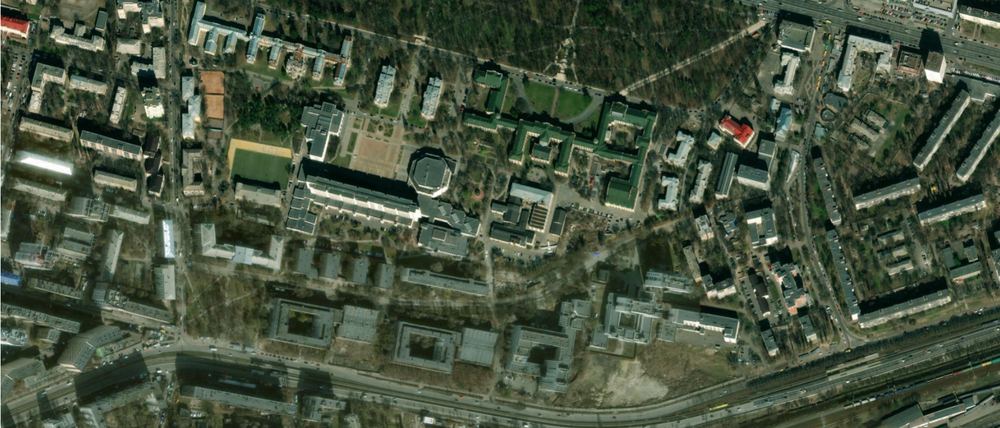
#> input picture lab 3/image bing2.png, 1000 x 428 px, shrunk from 1717 x 735 before the run
$ python main.py
#> lines starting #> are read from the running program, lines starting #| are printed output that depends on the picture; after the words box and inside, x2 and y2 are one past the last pixel; in counts of white or black regions, pixels touching at a corner belong together
import cv2
import numpy as np
import os
from typing import Any
import matplotlib.pyplot as plt
from PIL import Image, ImageEnhance

def enhance_brightness(pil_img: Image.Image) -> Image.Image:
    enhancer = ImageEnhance.Brightness(pil_img)
    return enhancer.enhance(1.2)

def detect_buildings(img: np.ndarray) -> tuple[np.ndarray, list[np.ndarray]]:
    hsv = cv2.cvtColor(img, cv2.COLOR_BGR2HSV)

    lower_color = np.array([0, 0, 100])
    upper_color = np.array([180, 50, 255])

    mask = cv2.inRange(hsv, lower_color, upper_color)

    kernel = np.ones((3, 3), np.uint8)
    mask = cv2.morphologyEx(mask, cv2.MORPH_OPEN, kernel, iterations=1)
    mask = cv2.morphologyEx(mask, cv2.MORPH_CLOSE, kernel, iterations=2)

    contours, _ = cv2.findContours(mask, cv2.RETR_EXTERNAL, cv2.CHAIN_APPROX_SIMPLE)

    min_area = 100
    min_aspect_ratio = 0.2
    max_aspect_ratio = 5.0
    filtered_contours = []

    for cnt in contours:

        area = cv2.contourArea(cnt)
        if area < min_area:
            continue

        rect = cv2.minAreaRect(cnt)
        box = cv2.boxPoints(rect)
        box = np.int32(box)

        width, height = rect[1]

        if width == 0 or height == 0:
            continue

        aspect_ratio = max(width, height) / (min(width, height) + 1e-5)

        if min_aspect_ratio < aspect_ratio < max_aspect_ratio:
            filtered_contours.append(box)

    return mask, filtered_contours

def process_image(img: np.ndarray) -> dict[str, Any]:
    pil_img = Image.fromarray(cv2.cvtColor(img, cv2.COLOR_BGR2RGB))
    enhanced_img = enhance_brightness(pil_img)
    img_cv = cv2.cvtColor(np.array(enhanced_img), cv2.COLOR_RGB2BGR)

    mask, buildings = detect_buildings(img_cv)


    result_img = img_cv.copy()
    if len(buildings) > 0:
        cv2.drawContours(result_img, buildings, -1, (0, 255, 0), 2)
        cv2.putText(result_img, f"Buildings: {len(buildings)}",
                   (10, 30), cv2.FONT_HERSHEY_SIMPLEX,
                   1, (0, 0, 255), 2)

    return {
        'image': img_cv,
        'mask': mask,
        'buildings': buildings,
        'result': result_img
    }

def display_result(result: dict[str, Any]):
    plt.figure(figsize=(12, 8))
    plt.imshow(cv2.cvtColor(result['result'], cv2.COLOR_BGR2RGB))
    plt.title(f"Brightness Enhanced - {len(result['buildings'])} buildings detected")
    plt.axis('off')
    plt.tight_layout()
    plt.show()

def save_result(result: dict[str, Any], output_dir: str):
    os.makedirs(output_dir, exist_ok=True)


    cv2.imwrite(os.path.join(output_dir, "enhanced.png"), result['image'])
    cv2.imwrite(os.path.join(output_dir, "enhanced_result.png"), result['result'])
    cv2.imwrite(os.path.join(output_dir, "enhanced_mask.png"), result['mask'])

def main():
    INPUT_IMAGE = "image bing2.png"
    OUTPUT_DIR = "enhanced_results"

    img = cv2.imread(INPUT_IMAGE)
#> img is the input picture: shape (428, 1000, 3); mean B, G, R 63.7, 83.2, 70.9

    print("Processing image with brightness enhancement...")
    result = process_image(img)
#> in enhance_brightness, `return enhancer.enhance(1.2)`:
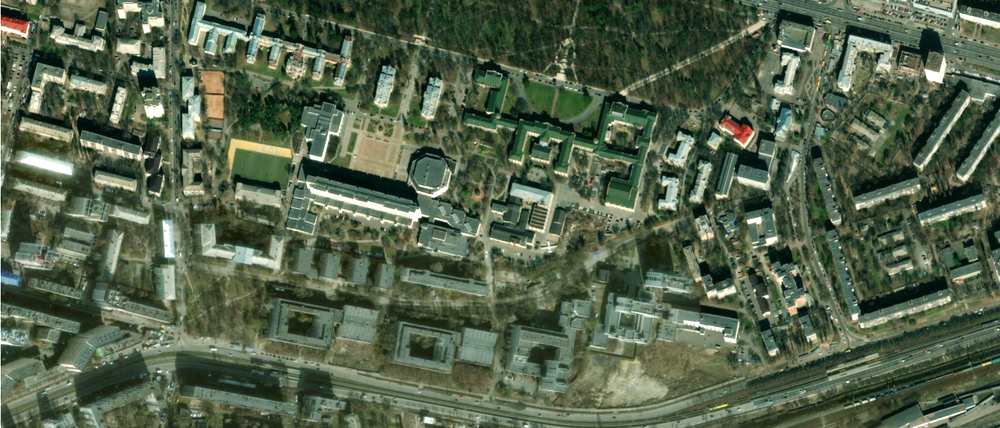
#> returned value: PIL image 1000x428 RGB; mean R, G, B 84.5, 99.2, 75.9
#> in process_image, `img_cv = cv2.cvtColor(np.array(enhanced_img), cv2.COLOR_RGB2BGR)`:
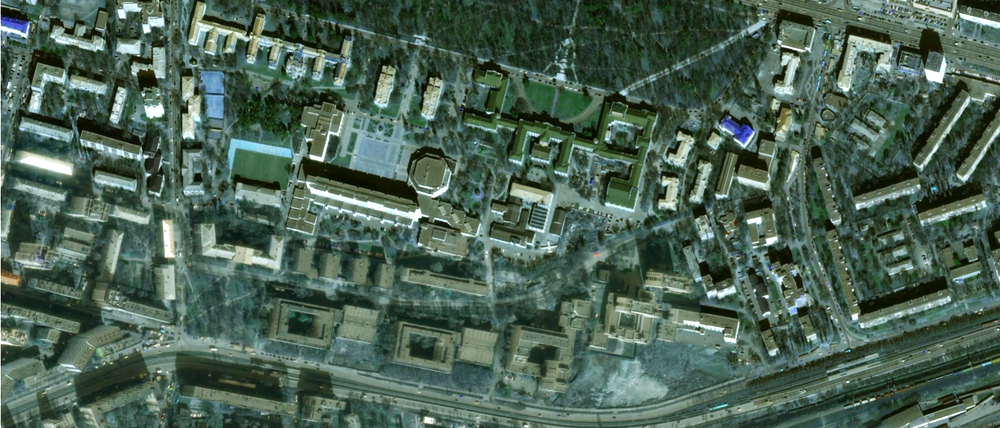
#> img_cv: shape (428, 1000, 3); mean R, G, B 75.9, 99.2, 84.5
#> in detect_buildings, `hsv = cv2.cvtColor(img, cv2.COLOR_BGR2HSV)`: hsv: shape (428, 1000, 3); mean H, S, V 51.5, 81.5, 99.8
#> in detect_buildings, `mask = cv2.inRange(hsv, lower_color, upper_color)`:
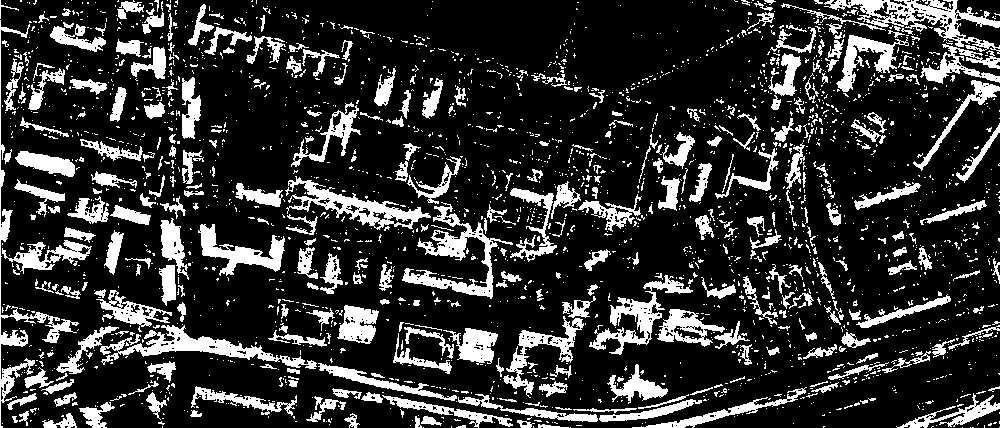
#> mask: shape (428, 1000); 19.7% white; 2543 white regions (2183 under 20 px), largest, box (x1, y1, x2, y2) and area: (824, 0, 1000, 54) 2750, (100, 325, 317, 369) 2530, (402, 202, 513, 299) 2500
#> in detect_buildings, `mask = cv2.morphologyEx(mask, cv2.MORPH_OPEN, kernel, iterations=1)`:
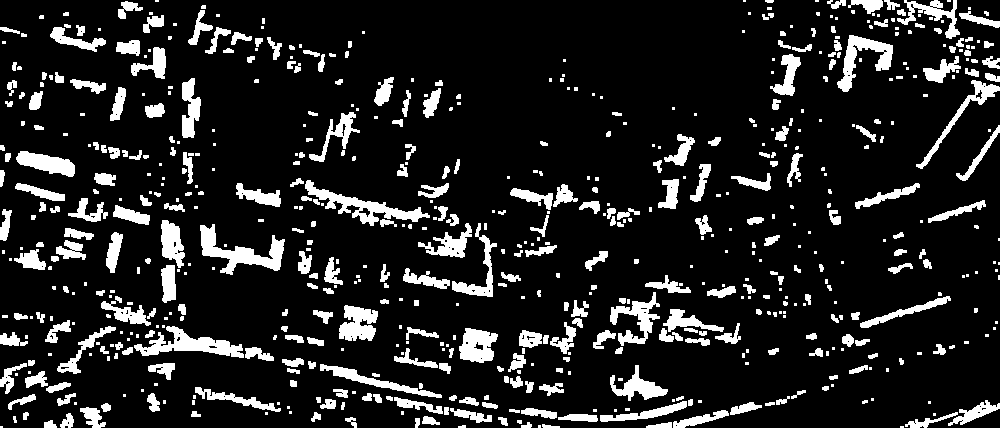
#> mask: shape (428, 1000); 13.6% white; 653 white regions (308 under 20 px), largest, box (x1, y1, x2, y2) and area: (200, 224, 285, 275) 1578, (305, 180, 430, 226) 1479, (134, 326, 244, 358) 1457
#> in detect_buildings, `mask = cv2.morphologyEx(mask, cv2.MORPH_CLOSE, kernel, iterations=2)`:
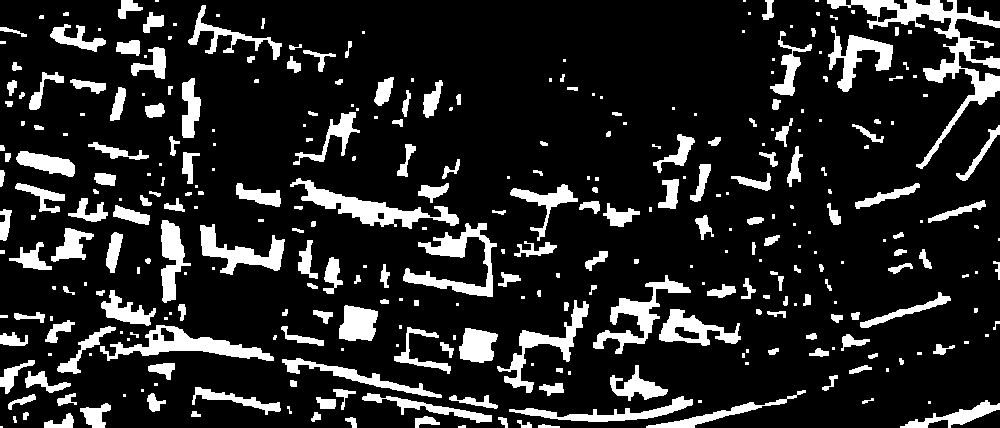
#> mask: shape (428, 1000); 15.1% white; 337 white regions (124 under 20 px)
#> in detect_buildings, `contours, _ = cv2.findContours(mask, cv2.RETR_EXTERNAL, cv2.CHAIN_APPR..`: contours = 337 contours, 161 with area under 20; largest, box (x1, y1, x2, y2) and area: (827, 0, 1000, 169) 4072, (290, 178, 459, 229) 2163, (100, 325, 274, 361) 2146, (403, 223, 497, 297) 1881, (593, 275, 691, 354) 1614
#> the loop in detect_buildings, `for cnt in contours: ` made 337 passes
#> (area, width, height, aspect_ratio) on passes 65, 68, 70: (177, 29.92, 14.61, 2.05), (213, 13, 27, 2.08), (937, 32.36, 35.3, 1.09)
#> after the loop in detect_buildings, `for cnt in contours:`: filtered_contours = 86 items
#> in process_image, `cv2.putText(result_img, f"Buildings: {len(buildings)}", (10, 30), cv2...`:
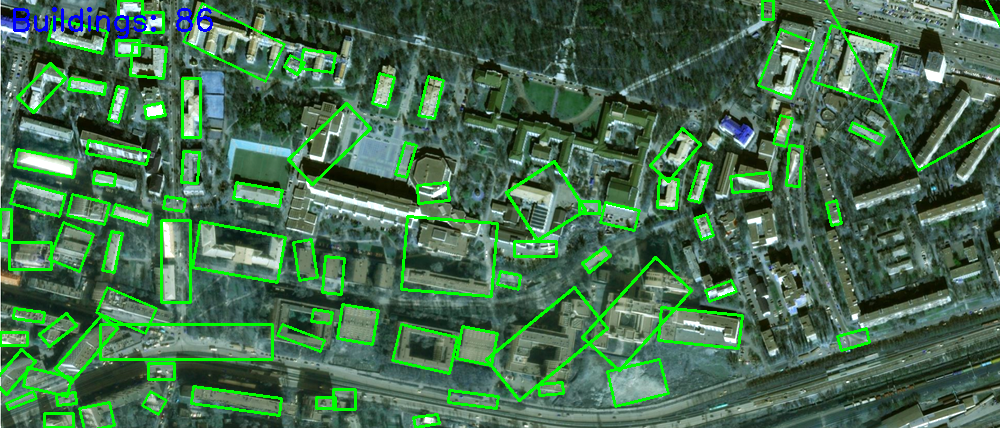
#> result_img: shape (428, 1000, 3); mean R, G, B 69.2, 109.5, 78
#> result = 4 items

    print("Displaying result...")
    display_result(result)
#> in display_result, `plt.show()`:
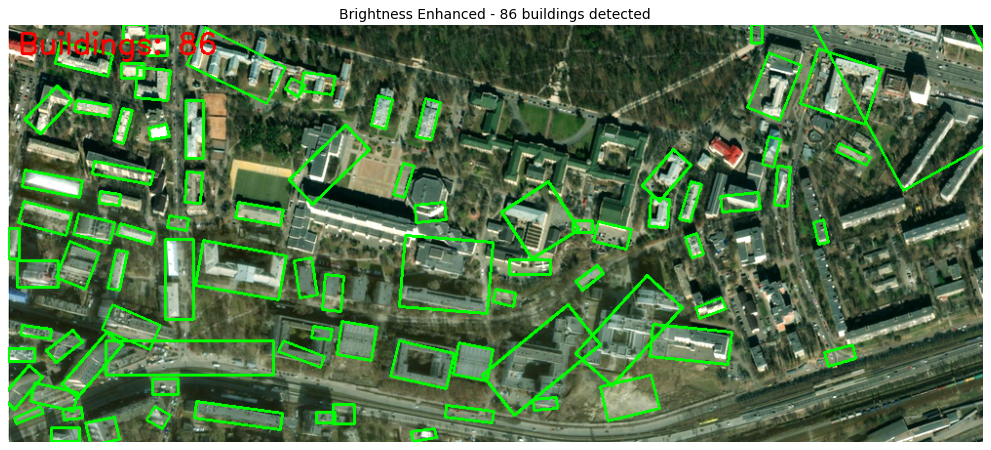
#> figure drawn by matplotlib, 1 panel; B, G, R data is drawn as R, G, B

    print("Saving results...")
    save_result(result, OUTPUT_DIR)
    print(f"Results saved to: {os.path.abspath(OUTPUT_DIR)}")
    print("Done!")

if __name__ == "__main__":
    main()
